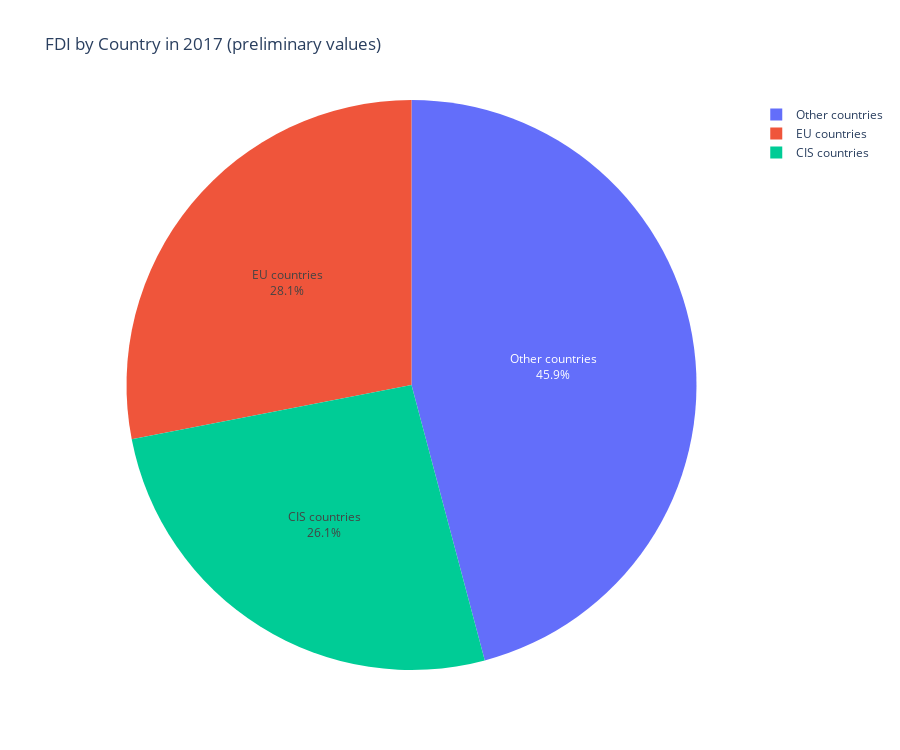

Notebook code for this chart:
### Code cell
fig4 = px.pie(df_FDICountry.loc[["EU countries","CIS countries", "Other countries"]], values = 2017,names = "Countries", title = "FDI by Country in 2017 (preliminary values)", height = 750)
fig4.update_traces(textposition='inside', textinfo='percent+label')
fig4.show()

### Figure 1 — Plotly figure (JSON) as saved in the notebook; plotly's stock layout.template omitted (floating-point values rounded to 4 significant figures)
{"data": [{"domain": {"x": [0, 1], "y": [0, 1]}, "hovertemplate": "Countries=%{label}<br>2017=%{value}<extra></extra>", "labels": ["EU countries", "CIS countries", "Other countries", "Other countries"], "legendgroup": "", "name": "", "showlegend": true, "textinfo": "percent+label", "textposition": "inside", "type": "pie", "values": [558500.0, 519300.0, 900400.0, 12660.0]}], "layout": {"height": 750, "legend": {"tracegroupgap": 0}, "title": {"text": "FDI by Country in 2017 (preliminary values)"}}}
